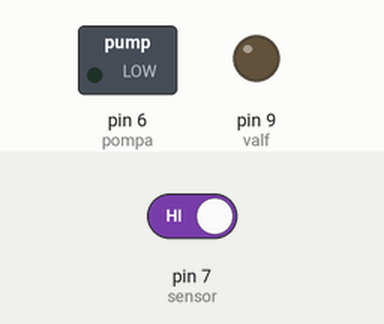
The sketch below on a simulated Arduino Uno, built with avr-gcc and run on an emulated ATmega328P. Shown: switched loads named in the sketch (green lamp = pin HIGH), output pins drawn as LEDs (lit = HIGH). The test bench sets the inputs (shaded band); at power-on: pin 7 (sensor) HIGH.

Above: at 1.8 s.
1.9 s: pin 7 (sensor) driven LOW
At 2.4 s:
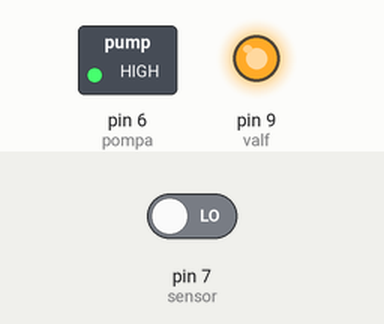
Timing chart, 0 to 4.9 s (numbered marks = the images above; inputs shaded):
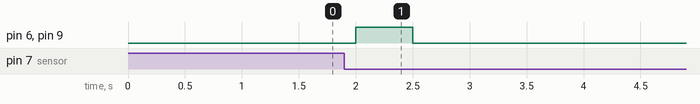

The sketch:

arduino_dezanfektan_dispanser_kod.ino
```cpp
#define sensor 7
#define pompa 6
#define valf 9
int bekle = 1000;
int el_dez;

void setup(){
  pinMode(pompa,OUTPUT);
  pinMode(sensor,INPUT);
  pinMode(pompa,HIGH);
  pinMode(valf, OUTPUT);

}

void loop(){

  boolean el = digitalRead(sensor);
  if(el_dez==0){
  if(el == LOW) el_dez=1;
  if(el_dez==1){digitalWrite(pompa,HIGH);
  digitalWrite(valf, HIGH);
  }

 }
  if(el==HIGH) el_dez=0;
  delay(500);
  digitalWrite(pompa,LOW);
 bekle = millis();
  digitalWrite(valf, LOW);

 }
```

Measured:
- after the input at 1.9 s, pin 6 (pompa), pin 9 (valf): LOW → HIGH after 0.10 s, → LOW 0.50 s later
